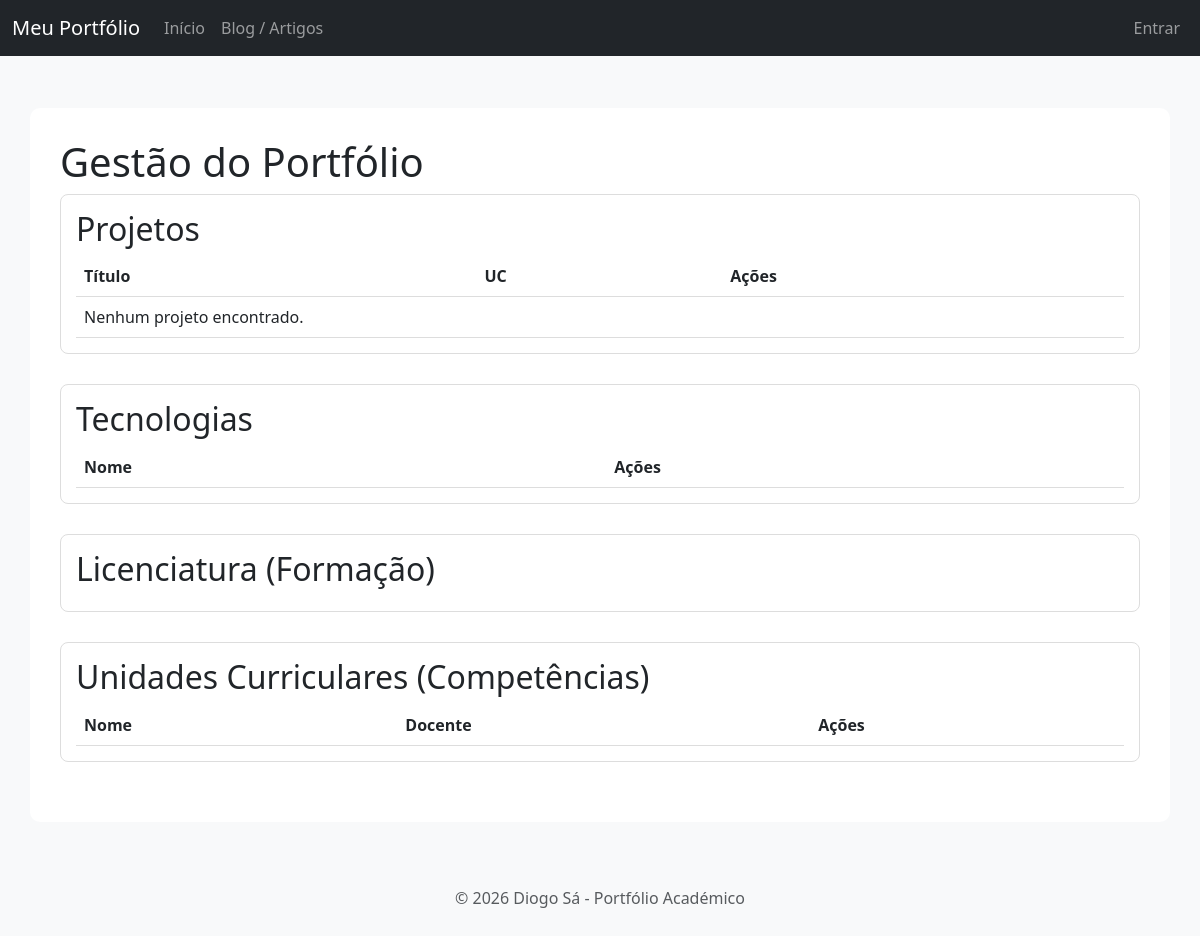
/portfolio/, run on an earlier commit of the app's database.
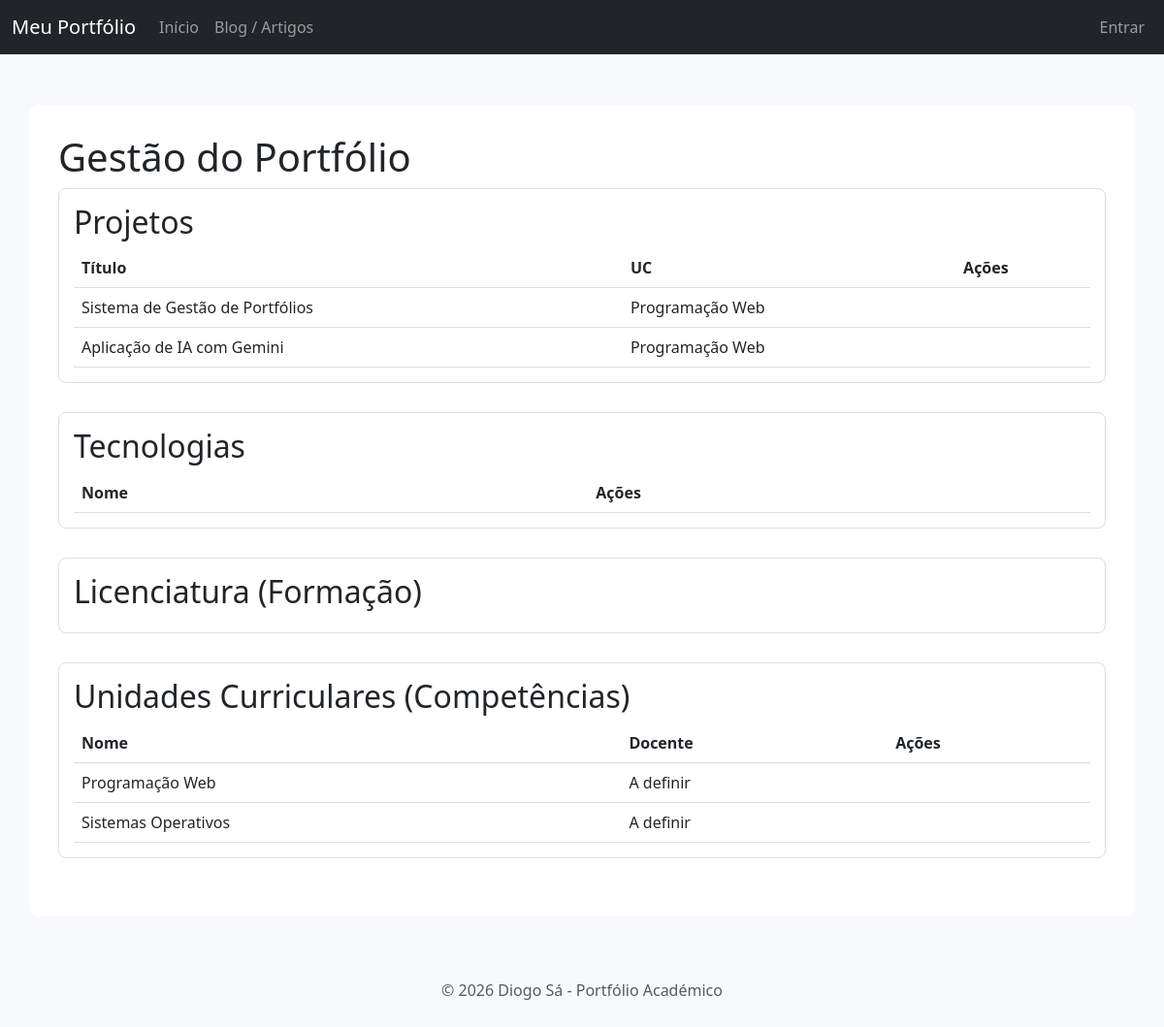
And on a later commit of the database.
### portfolio/models.py (models this page shows, shortened)
class Projeto(models.Model):
    titulo = models.CharField(max_length=100)
    descricao = models.TextField()
    imagem = models.ImageField(upload_to='projetos/')
    github = models.URLField()
    uc = models.ForeignKey(UnidadeCurricular, on_delete=models.CASCADE)
    tecnologias = models.ManyToManyField(Tecnologia)

class UnidadeCurricular(models.Model):
    nome = models.CharField(max_length=100)
    ano = models.IntegerField()
    ects = models.IntegerField()
    docente = models.CharField(max_length=100)
    licenciatura = models.ForeignKey(Licenciatura, on_delete=models.CASCADE)

### portfolio/views.py (the view)
# urls.py: path('', views.home_page_view, name='home'),
def home_page_view(request):
    context = {
        'projetos': Projeto.objects.all(),
        'tecnologias': Tecnologia.objects.all(),
        'unidades': UnidadeCurricular.objects.all(),
    }
    return render(request, 'portfolio/home.html', context)

### portfolio/templates/portfolio/home.html (shortened to what this page needs)
{% extends 'portfolio/layout.html' %}
{% block content %}
<h1>Gestão do Portfólio</h1>
<div class="admin-section">
    <h2>Projetos</h2>
    <table>
        <tr>
            <th>Título</th>
            <th>UC</th>
            <th>Ações</th>
        </tr>
        {% for projeto in projetos %}
        <tr>
            <td>{{ projeto.titulo }}</td>
            <td>{{ projeto.uc.nome }}</td>
            <td>
            </td>
        </tr>
        {% empty %}
        <tr><td colspan="3">Nenhum projeto encontrado.</td></tr>
        {% endfor %}
    </table>
</div>
<div class="admin-section">
    <h2>Tecnologias</h2>
    <table>
        <tr>
            <th>Nome</th>
            <th>Ações</th>
        </tr>
    </table>
</div>
<div class="admin-section">
    <h2>Licenciatura (Formação)</h2>
</div>
<div class="admin-section">
    <h2>Unidades Curriculares (Competências)</h2>
    <table>
        <tr>
            <th>Nome</th>
            <th>Docente</th>
            <th>Ações</th>
        </tr>
        {% for uc in unidades %}
        <tr>
            <td>{{ uc.nome }}</td>
            <td>{{ uc.docente }}</td>
            <td>
            </td>
        </tr>
        {% endfor %}
    </table>
</div>
{% endblock %}

What changed in the data, as far as the page shows it:
added Projeto: titulo "Sistema de Gestão de Portfólios", uc.nome "Programação Web"
added Projeto: titulo "Aplicação de IA com Gemini", uc.nome "Programação Web"
added UnidadeCurricular: nome "Programação Web", docente "A definir"
added UnidadeCurricular: nome "Sistemas Operativos", docente "A definir"
Also different on the page:
text no longer shown: "Nenhum projeto encontrado."
